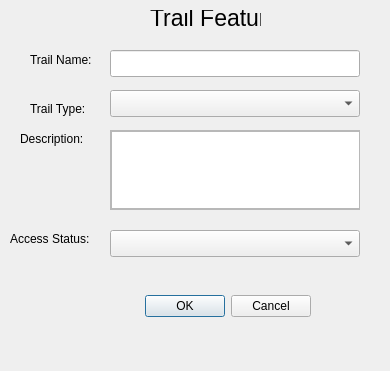
<?xml version="1.0" encoding="UTF-8"?>
<ui version="4.0">
 <class>road_line</class>
 <widget class="QDialog" name="road_line">
  <property name="geometry">
   <rect>
    <x>0</x>
    <y>0</y>
    <width>390</width>
    <height>371</height>
   </rect>
  </property>
  <property name="windowTitle">
   <string>Road Edits</string>
  </property>
  <widget class="QDialogButtonBox" name="buttonBox">
   <property name="geometry">
    <rect>
     <x>140</x>
     <y>290</y>
     <width>171</width>
     <height>32</height>
    </rect>
   </property>
   <property name="orientation">
    <enum>Qt::Horizontal</enum>
   </property>
   <property name="standardButtons">
    <set>QDialogButtonBox::Cancel|QDialogButtonBox::Ok</set>
   </property>
  </widget>
  <widget class="QLabel" name="label_2">
   <property name="geometry">
    <rect>
     <x>30</x>
     <y>100</y>
     <width>71</width>
     <height>17</height>
    </rect>
   </property>
   <property name="text">
    <string>Trail Type:</string>
   </property>
  </widget>
  <widget class="QLabel" name="label_3">
   <property name="geometry">
    <rect>
     <x>20</x>
     <y>130</y>
     <width>81</width>
     <height>17</height>
    </rect>
   </property>
   <property name="text">
    <string>Description:</string>
   </property>
  </widget>
  <widget class="QLabel" name="label_4">
   <property name="geometry">
    <rect>
     <x>10</x>
     <y>230</y>
     <width>101</width>
     <height>17</height>
    </rect>
   </property>
   <property name="text">
    <string>Access Status:</string>
   </property>
  </widget>
  <widget class="QComboBox" name="trailtype_id">
   <property name="geometry">
    <rect>
     <x>110</x>
     <y>90</y>
     <width>250</width>
     <height>27</height>
    </rect>
   </property>
  </widget>
  <widget class="QScrollArea" name="scrollArea">
   <property name="geometry">
    <rect>
     <x>110</x>
     <y>130</y>
     <width>250</width>
     <height>80</height>
    </rect>
   </property>
   <property name="widgetResizable">
    <bool>true</bool>
   </property>
   <widget class="QWidget" name="scrollAreaWidgetContents">
    <property name="geometry">
     <rect>
      <x>0</x>
      <y>0</y>
      <width>248</width>
      <height>78</height>
     </rect>
    </property>
    <widget class="QPlainTextEdit" name="trail_description">
     <property name="geometry">
      <rect>
       <x>0</x>
       <y>0</y>
       <width>250</width>
       <height>78</height>
      </rect>
     </property>
    </widget>
   </widget>
  </widget>
  <widget class="QComboBox" name="trailstatus_id">
   <property name="geometry">
    <rect>
     <x>110</x>
     <y>230</y>
     <width>250</width>
     <height>27</height>
    </rect>
   </property>
  </widget>
  <widget class="QLabel" name="label">
   <property name="geometry">
    <rect>
     <x>150</x>
     <y>10</y>
     <width>111</width>
     <height>16</height>
    </rect>
   </property>
   <property name="font">
    <font>
     <pointsize>17</pointsize>
    </font>
   </property>
   <property name="text">
    <string>Trail Feature</string>
   </property>
  </widget>
  <widget class="QLineEdit" name="trail_name">
   <property name="geometry">
    <rect>
     <x>110</x>
     <y>50</y>
     <width>250</width>
     <height>27</height>
    </rect>
   </property>
  </widget>
  <widget class="QLabel" name="label_6">
   <property name="geometry">
    <rect>
     <x>30</x>
     <y>50</y>
     <width>71</width>
     <height>20</height>
    </rect>
   </property>
   <property name="text">
    <string>Trail Name:</string>
   </property>
  </widget>
 </widget>
 <resources/>
 <connections>
  <connection>
   <sender>buttonBox</sender>
   <signal>accepted()</signal>
   <receiver>road_line</receiver>
   <slot>accept()</slot>
   <hints>
    <hint type="sourcelabel">
     <x>248</x>
     <y>254</y>
    </hint>
    <hint type="destinationlabel">
     <x>157</x>
     <y>274</y>
    </hint>
   </hints>
  </connection>
  <connection>
   <sender>buttonBox</sender>
   <signal>rejected()</signal>
   <receiver>road_line</receiver>
   <slot>reject()</slot>
   <hints>
    <hint type="sourcelabel">
     <x>316</x>
     <y>260</y>
    </hint>
    <hint type="destinationlabel">
     <x>286</x>
     <y>274</y>
    </hint>
   </hints>
  </connection>
 </connections>
</ui>
